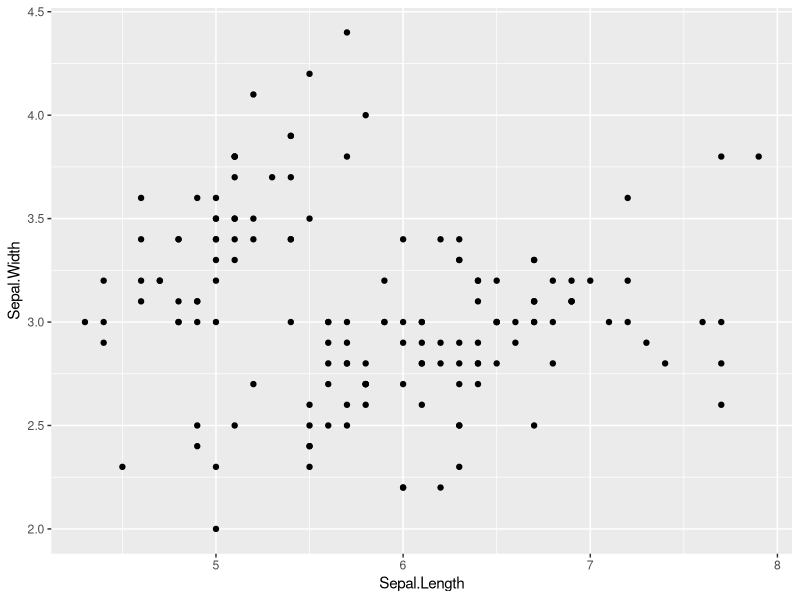
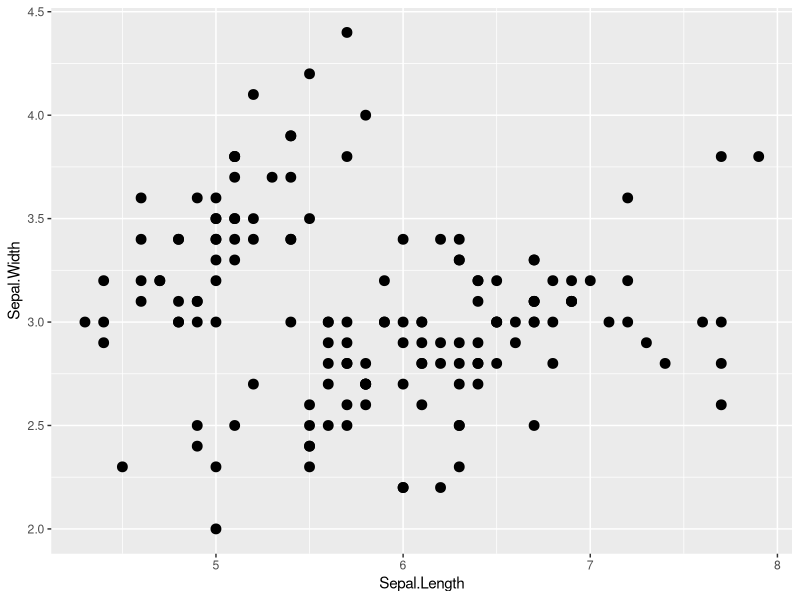
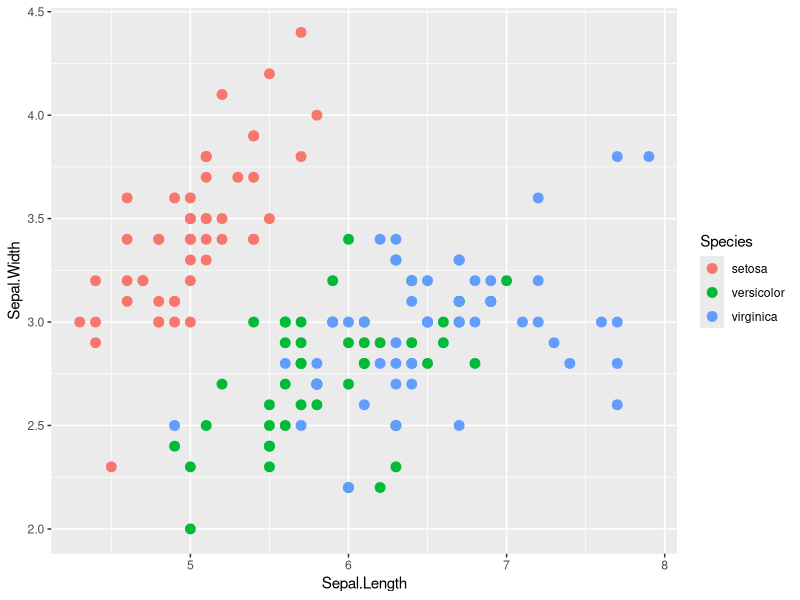
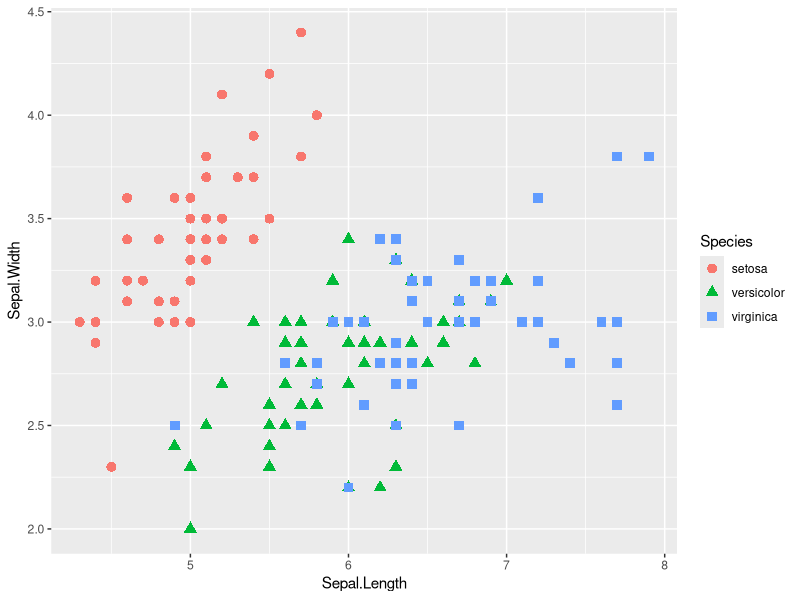
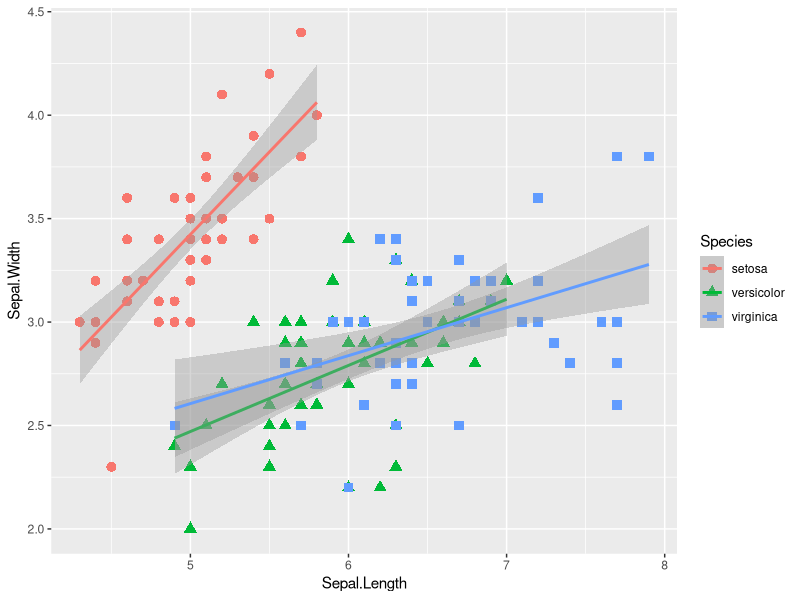
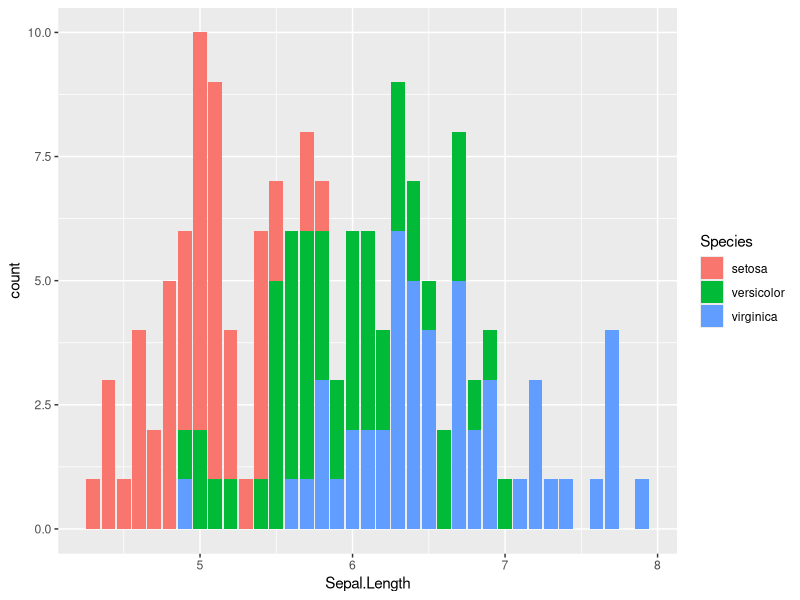
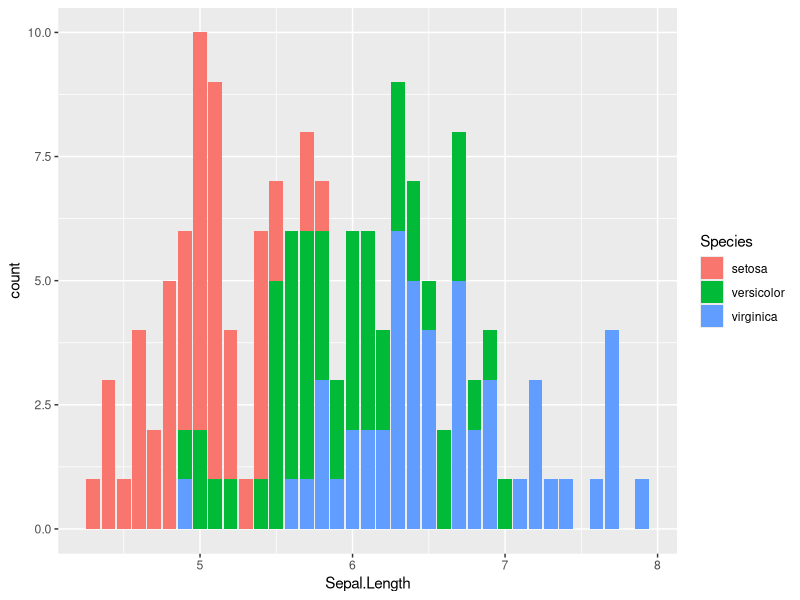

Here is the R script that generated these plots, in order:
## ---- chunk 1
knitr::opts_chunk$set(echo = TRUE)
## ---- chunk 2
# Functions
rescale <- function(x, na.rm=TRUE, plot=FALSE, ...) {
  # Our rescale function from the end of lecture 6
  if(!is.numeric(x)) { #If the x is numeric, then it skips the stop, but if it is not, it throws an error with the exact text below. This chunk is to tell us what the error is to see how it failed
    stop("Input x should be numeric", call. = FALSE)
  }

  if(na.rm) {
    rng <-range(x, na.rm=TRUE)
  } else {
    rng <-range(x)
  }

  answer <- (x - rng[1]) / (rng[2] - rng[1])
  if(plot) { 
    plot(answer, ...) 
  }

  return(answer)
}

## ---- chunk 3
#rescale(1:10)
#rescale("S") # gives error message
## ---- chunk 4
x <- c(1, 2, NA, 3, NA)
y <- c(NA, 3, NA, 3, 4)
# How do you detect where the NA are?
is.na(x) #will also work on characters (i.e."s")
is.na(x) & is.na(y) # gives TRUE in position 3 because that the only part where they are both NA

#could write this as a function
is_both_na <- function(x,y){
  if(length(x)!=length(y)){
    stop("your inputs are not the same length")
  }
  is.na(x) & is.na(y)
}
is_both_na(x,y) #gives same vector as if you wrote them individually
z <- c(3, NA)
#is_both_na(x,z) # gives the error message because the vectors are not the smae length
## ---- chunk 5
rescale_new <- function(x, y) {
  ## Print some info on where NA's are as well as the number of them 
  if(length(x) != length(y)) {
    stop("Input x and y should be vectors of the same length", call.=FALSE)
  }
  na.in.both <- ( is.na(x) & is.na(y) )
  na.number  <- sum(na.in.both) # Sum a logical vetor just counts the truths. Tells you how many NA's in both there are.
  na.which   <- which(na.in.both) # returns 3 because thats position that we have both NA's that warrants a TRUE. Tells you where there are TRUE in the vector

  message("Found ", na.number, " NA's at position(s):", 
          paste(na.which, collapse=", ") ) 
  
  return( list(number=na.number, which=na.which) )
}
# Test this
## ---- chunk 6
# Start with a simple version of the problem
df1 <- data.frame(IDs=c("gene1", "gene2", "gene3"),
                  exp=c(2,1,1),
                  stringsAsFactors=FALSE)
df2 <- data.frame(IDs=c("gene2", "gene4", "gene3", "gene5"),
                  exp=c(-2, NA, 1, 2),
                  stringsAsFactors=FALSE)
x <- df1$IDs
y <- df2$IDs

intersect(x,y) 
x %in% y # This makes a vector of what are the positions of x that are in y. Gives out FALSE TRUE TRUE because it asks is this from x in y?
x[x%in%y] #This presents a subset of the names of the ones in x that are also in y so will say gene2 and gene3.

y%in%x #This is the reverse
y
# now we subset
y[y%in%x] # It just prints out the names of the ones in both.

#Now lets make a matrix of whats in y thats in x and whats in x thats in y
cbind(x[x%in%y], y[y%in%x]) #binds different vectors across the columns
## ---- chunk 7

x <- df1$IDs
y <- df2$IDs

gene_intersect <- function(x, y) {
  cbind(x[x%in%y], y[y%in%x])
}
gene_intersect(x,y)

#Now we are going to make this function so that it can work with data frames
gene_intersect2 <- function(df1, df2) {
  cbind(df1[df1$IDs%in%df2$IDs, ], df2[df2$IDs%in%df1$IDs, ], "exp")
} # The extra comma and space gives us the enitre gene with its expression. You are subsetting by the gene ID then getting everything that goes along with it


# Now we can 
gene_intersect3 <- function(df1, df2, gene.colname= "IDs") {
  cbind(df1[df1[,gene.colname]%in%df2[,gene.colname], ], df2[df2[,gene.colname]%in%df1[,gene.colname], ], "exp")
}
gene_intersect3(df1,df2, gene.colname = "IDs")

gene_intersect4 <- function(df1, df2, gene.colname= "IDs") {
  df1.name <- df1[, gene.colname] #This here returns a name
  df2.name <- df2[, gene.colname]
  
  df1.inds <- df1.name %in% df2.name
  df2.inds <- df2.name %in% df1.name
  
  cbind(df1[df1.inds,], df2[df2.inds,], "exp")
}
gene_intersect4(df1, df2, gene.colname = "IDs")
## ---- chunk 8
# install.packages('ggplot2')
## ---- chunk 9
library(ggplot2)
## ---- chunk 10
ggplot(data= iris, aes(x = Sepal.Length, y= Sepal.Width)) + geom_point()
## ---- chunk 11
ggplot(data= iris, aes(x = Sepal.Length, y= Sepal.Width)) + geom_point(size=3)
## ---- chunk 12
ggplot(data= iris, aes(Sepal.Length, Sepal.Width, color = Species)) + geom_point(size=3)
## ---- chunk 13
ggplot(data= iris, aes(Sepal.Length, Sepal.Width, color = Species)) + geom_point(aes(shape = Species), size=3)
## ---- chunk 14
ggplot(data= iris, aes(Sepal.Length, Sepal.Width, color = Species)) +
  geom_point(aes(shape = Species), size=3) + # You need the + so that it plots on the same plot
  geom_smooth(method = "lm")
# The gray shading is the confidence interval. It is usually 95% interval.
## ---- chunk 15
ggplot(iris, aes(Sepal.Length, fill = Species)) +
  geom_bar(stat = 'count')
## ---- chunk 16
ggplot(iris, aes(Sepal.Length, fill = Species)) +
  geom_bar(stat = 'count')
